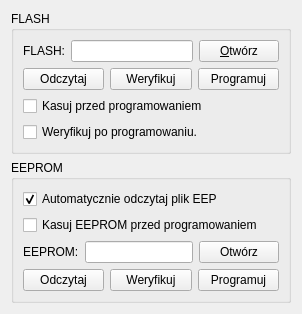
     <widget class="QWidget" name="MainTab">
      <attribute name="title">
       <string>Programowanie</string>
      </attribute>
      <layout class="QGridLayout" name="gridLayout">
       <item row="1" column="0">
        <widget class="QGroupBox" name="EEPROMBox">
         <property name="title">
          <string>EEPROM</string>
         </property>
         <layout class="QGridLayout" name="gridLayout_4">
          <item row="0" column="3">
           <widget class="QCheckBox" name="AutoEEPBtn">
            <property name="toolTip">
             <string>&lt;!DOCTYPE HTML PUBLIC &quot;-//W3C//DTD HTML 4.0//EN&quot; &quot;http://www.w3.org/TR/REC-html40/strict.dtd&quot;&gt;
&lt;html&gt;&lt;head&gt;&lt;meta name=&quot;qrichtext&quot; content=&quot;1&quot; /&gt;&lt;style type=&quot;text/css&quot;&gt;
p, li { white-space: pre-wrap; }
&lt;/style&gt;&lt;/head&gt;&lt;body style=&quot; font-family:'MS Shell Dlg 2'; font-size:8.25pt; font-weight:400; font-style:normal;&quot;&gt;
&lt;p style=&quot; margin-top:0px; margin-bottom:0px; margin-left:0px; margin-right:0px; -qt-block-indent:0; text-indent:0px;&quot;&gt;&lt;span style=&quot; font-size:8pt;&quot;&gt;Zaznaczenie spowoduje, że program automatycznie poszuka odpowiedniego pliku z zawartością EEPROM i użyje go do programowania.&lt;/span&gt;&lt;/p&gt;&lt;/body&gt;&lt;/html&gt;</string>
            </property>
            <property name="text">
             <string>Automatycznie odczytaj plik EEP</string>
            </property>
            <property name="checked">
             <bool>true</bool>
            </property>
           </widget>
          </item>
          <item row="1" column="3">
           <widget class="QCheckBox" name="EaseEEPRONBtn">
            <property name="toolTip">
             <string>&lt;!DOCTYPE HTML PUBLIC &quot;-//W3C//DTD HTML 4.0//EN&quot; &quot;http://www.w3.org/TR/REC-html40/strict.dtd&quot;&gt;
&lt;html&gt;&lt;head&gt;&lt;meta name=&quot;qrichtext&quot; content=&quot;1&quot; /&gt;&lt;style type=&quot;text/css&quot;&gt;
p, li { white-space: pre-wrap; }
&lt;/style&gt;&lt;/head&gt;&lt;body style=&quot; font-family:'MS Shell Dlg 2'; font-size:8.25pt; font-weight:400; font-style:normal;&quot;&gt;
&lt;p style=&quot; margin-top:0px; margin-bottom:0px; margin-left:0px; margin-right:0px; -qt-block-indent:0; text-indent:0px;&quot;&gt;&lt;span style=&quot; font-size:8pt;&quot;&gt;Zaznacz jeśli pamięć EEPROM ma być kasowana przy każdym programowaniu. Typowo nie jest to potrzebne. Opcja ta wymaga przeprogramowania fusebitów.&lt;/span&gt;&lt;/p&gt;&lt;/body&gt;&lt;/html&gt;</string>
            </property>
            <property name="text">
             <string>Kasuj EEPROM przed programowaniem</string>
            </property>
           </widget>
          </item>
          <item row="2" column="3">
           <layout class="QHBoxLayout" name="horizontalLayout_3">
            <item>
             <widget class="QLabel" name="label_2">
              <property name="text">
               <string>EEPROM:</string>
              </property>
             </widget>
            </item>
            <item>
             <widget class="QLineEdit" name="EEPROMFile"/>
            </item>
            <item>
             <widget class="QPushButton" name="EEPROMOpenBtn">
              <property name="text">
               <string>Otwórz</string>
              </property>
             </widget>
            </item>
           </layout>
          </item>
          <item row="3" column="3">
           <layout class="QHBoxLayout" name="horizontalLayout_4">
            <item>
             <widget class="QPushButton" name="EEPROMReadBtn">
              <property name="text">
               <string>Odczytaj</string>
              </property>
             </widget>
            </item>
            <item>
             <widget class="QPushButton" name="EEPROMVerifyBtn">
              <property name="text">
               <string>Weryfikuj</string>
              </property>
             </widget>
            </item>
            <item>
             <widget class="QPushButton" name="EEPROMWriteBtn">
              <property name="text">
               <string>Programuj</string>
              </property>
             </widget>
            </item>
           </layout>
          </item>
         </layout>
        </widget>
       </item>
       <item row="0" column="0">
        <widget class="QGroupBox" name="FLASHBox">
         <property name="title">
          <string>FLASH</string>
         </property>
         <layout class="QGridLayout" name="gridLayout_3">
          <item row="0" column="0">
           <layout class="QHBoxLayout" name="horizontalLayout">
            <item>
             <widget class="QLabel" name="label">
              <property name="text">
               <string>FLASH:</string>
              </property>
             </widget>
            </item>
            <item>
             <widget class="QLineEdit" name="FLASHFile"/>
            </item>
            <item>
             <widget class="QPushButton" name="FLASHOpenFile">
              <property name="text">
               <string>&amp;Otwórz</string>
              </property>
             </widget>
            </item>
           </layout>
          </item>
          <item row="1" column="0">
           <layout class="QHBoxLayout" name="horizontalLayout_2">
            <item>
             <widget class="QPushButton" name="FLASHReadBtn">
              <property name="text">
               <string>Odczytaj</string>
              </property>
             </widget>
            </item>
            <item>
             <widget class="QPushButton" name="FLASHVerifyBtn">
              <property name="text">
               <string>Weryfikuj</string>
              </property>
             </widget>
            </item>
            <item>
             <widget class="QPushButton" name="FLASHProgrammBtn">
              <property name="text">
               <string>Programuj</string>
              </property>
             </widget>
            </item>
           </layout>
          </item>
          <item row="2" column="0">
           <widget class="QCheckBox" name="EraseBox">
            <property name="toolTip">
             <string>&lt;!DOCTYPE HTML PUBLIC &quot;-//W3C//DTD HTML 4.0//EN&quot; &quot;http://www.w3.org/TR/REC-html40/strict.dtd&quot;&gt;
&lt;html&gt;&lt;head&gt;&lt;meta name=&quot;qrichtext&quot; content=&quot;1&quot; /&gt;&lt;style type=&quot;text/css&quot;&gt;
p, li { white-space: pre-wrap; }
&lt;/style&gt;&lt;/head&gt;&lt;body style=&quot; font-family:'MS Shell Dlg 2'; font-size:8.25pt; font-weight:400; font-style:normal;&quot;&gt;
&lt;p style=&quot; margin-top:0px; margin-bottom:0px; margin-left:0px; margin-right:0px; -qt-block-indent:0; text-indent:0px;&quot;&gt;&lt;span style=&quot; font-size:8pt; font-weight:600;&quot;&gt;Wymagane dla wszystkich MCU z wyjątkiem XMEGA.&lt;/span&gt;&lt;span style=&quot; font-size:8pt;&quot;&gt; Wartość domyślna tego parametru przyjmowana przez program jest właściwa w większości przypadków.&lt;/span&gt;&lt;/p&gt;&lt;/body&gt;&lt;/html&gt;</string>
            </property>
            <property name="text">
             <string>Kasuj przed programowaniem</string>
            </property>
           </widget>
          </item>
          <item row="3" column="0">
           <widget class="QCheckBox" name="VerifyBox">
            <property name="toolTip">
             <string>&lt;!DOCTYPE HTML PUBLIC &quot;-//W3C//DTD HTML 4.0//EN&quot; &quot;http://www.w3.org/TR/REC-html40/strict.dtd&quot;&gt;
&lt;html&gt;&lt;head&gt;&lt;meta name=&quot;qrichtext&quot; content=&quot;1&quot; /&gt;&lt;style type=&quot;text/css&quot;&gt;
p, li { white-space: pre-wrap; }
&lt;/style&gt;&lt;/head&gt;&lt;body style=&quot; font-family:'MS Shell Dlg 2'; font-size:8.25pt; font-weight:400; font-style:normal;&quot;&gt;
&lt;p style=&quot; margin-top:0px; margin-bottom:0px; margin-left:0px; margin-right:0px; -qt-block-indent:0; text-indent:0px;&quot;&gt;&lt;span style=&quot; font-size:8pt;&quot;&gt;Włącz weryfikację, jeśli masz jakiekolwiek problemy ze wczytaniem firmware.&lt;/span&gt;&lt;/p&gt;
&lt;p style=&quot; margin-top:0px; margin-bottom:0px; margin-left:0px; margin-right:0px; -qt-block-indent:0; text-indent:0px;&quot;&gt;&lt;span style=&quot; font-size:8pt;&quot;&gt;Włącza weryfikację wszystkich zapisów do MCU, nie tylko zapisu do FLASH.&lt;/span&gt;&lt;/p&gt;&lt;/body&gt;&lt;/html&gt;</string>
            </property>
            <property name="text">
             <string>Weryfikuj po programowaniu.</string>
            </property>
           </widget>
          </item>
         </layout>
        </widget>
       </item>
      </layout>
     </widget>
